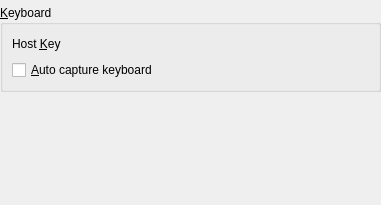
<ui version="4.0" >
 <comment>
 VBox frontends: Qt4 GUI ("VirtualBox"):

 Copyright (C) 2008 Sun Microsystems, Inc.

 This file is part of VirtualBox Open Source Edition (OSE), as
 available from http://www.virtualbox.org. This file is free software;
 you can redistribute it and/or modify it under the terms of the GNU
 General Public License (GPL) as published by the Free Software
 Foundation, in version 2 as it comes in the "COPYING" file of the
 VirtualBox OSE distribution. VirtualBox OSE is distributed in the
 hope that it will be useful, but WITHOUT ANY WARRANTY of any kind.

 Please contact Sun Microsystems, Inc., 4150 Network Circle, Santa
 Clara, CA 95054 USA or visit http://www.sun.com if you need
 additional information or have any questions.
 </comment>
 <class>VBoxGLSettingsInput</class>
 <widget class="QWidget" name="VBoxGLSettingsInput" >
  <property name="geometry" >
   <rect>
    <x>0</x>
    <y>0</y>
    <width>381</width>
    <height>205</height>
   </rect>
  </property>
  <layout class="QVBoxLayout" >
   <property name="leftMargin" >
    <number>0</number>
   </property>
   <property name="topMargin" >
    <number>5</number>
   </property>
   <property name="rightMargin" >
    <number>0</number>
   </property>
   <property name="bottomMargin" >
    <number>5</number>
   </property>
   <item>
    <widget class="QGroupBox" name="mGbInput" >
     <property name="title" >
      <string>&amp;Keyboard</string>
     </property>
     <layout class="QVBoxLayout" >
      <item>
       <layout class="QHBoxLayout" >
        <item>
         <widget class="QLabel" name="mLbHostKey" >
          <property name="text" >
           <string>Host &amp;Key</string>
          </property>
          <property name="buddy" >
           <cstring>mHeHostKey</cstring>
          </property>
         </widget>
        </item>
        <item>
         <widget class="QIHotKeyEdit" name="mHeHostKey" >
          <property name="whatsThis" >
           <string>Displays the key used as a Host Key in the VM window. Activate the entry field and press a new Host Key. Note that alphanumeric, cursor movement and editing keys cannot be used as a Host Key.</string>
          </property>
         </widget>
        </item>
        <item>
         <spacer>
          <property name="orientation" >
           <enum>Qt::Horizontal</enum>
          </property>
          <property name="sizeHint" >
           <size>
            <width>0</width>
            <height>20</height>
           </size>
          </property>
         </spacer>
        </item>
       </layout>
      </item>
      <item>
       <widget class="QCheckBox" name="mCbAutoGrab" >
        <property name="whatsThis" >
         <string>When checked, the keyboard is automatically captured every time the VM window is activated. When the keyboard is captured, all keystrokes (including system ones like Alt-Tab) are directed to the VM.</string>
        </property>
        <property name="text" >
         <string>&amp;Auto capture keyboard</string>
        </property>
       </widget>
      </item>
     </layout>
    </widget>
   </item>
   <item>
    <spacer>
     <property name="orientation" >
      <enum>Qt::Vertical</enum>
     </property>
     <property name="sizeHint" >
      <size>
       <width>20</width>
       <height>0</height>
      </size>
     </property>
    </spacer>
   </item>
  </layout>
 </widget>
 <customwidgets>
  <customwidget>
   <class>QIHotKeyEdit</class>
   <extends>QLabel</extends>
   <header>QIHotKeyEdit.h</header>
  </customwidget>
 </customwidgets>
 <resources/>
 <connections/>
</ui>
